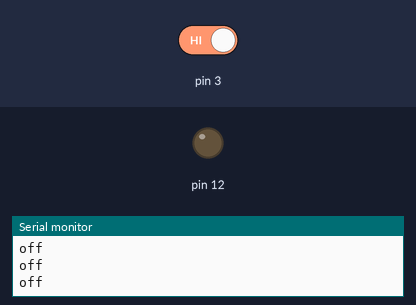
A sketch run on a simulated Arduino Uno, built with avr-gcc and run on an emulated ATmega328P. On the bench: output pins drawn as LEDs (lit = HIGH), the last lines printed to the serial monitor. The inputs (shaded band) are chosen by the test bench; at power-on: pin 3 HIGH.

Above: at 2.8 s.
2.9 s: pin 3 driven LOW
At 3.6 s:
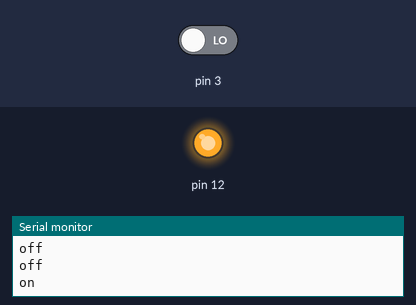
4.5 s: pin 3 driven HIGH
At 6.3 s:
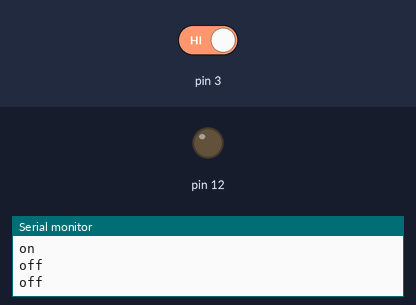
Timing chart, 0 to 7.8 s (numbered marks = the images above; inputs shaded):
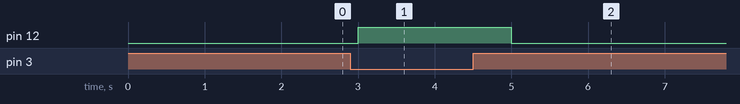

Measured:
- after the input at 2.9 s, pin 12: LOW → HIGH after 0.10 s
- after the input at 4.5 s, pin 12: HIGH → LOW after 0.50 s

The sketch:

ircheck.ino
```cpp
void setup() {
  pinMode(3, INPUT);
  pinMode(12, OUTPUT);
  Serial.begin(9600);
}

void loop() {
  if(digitalRead(3) == LOW){
    Serial.println("on");
    digitalWrite(12,HIGH);
    delay(1000);
  }
  else{
    digitalWrite(12,LOW);
    Serial.println("off");
    delay(1000);
  }

}
```
